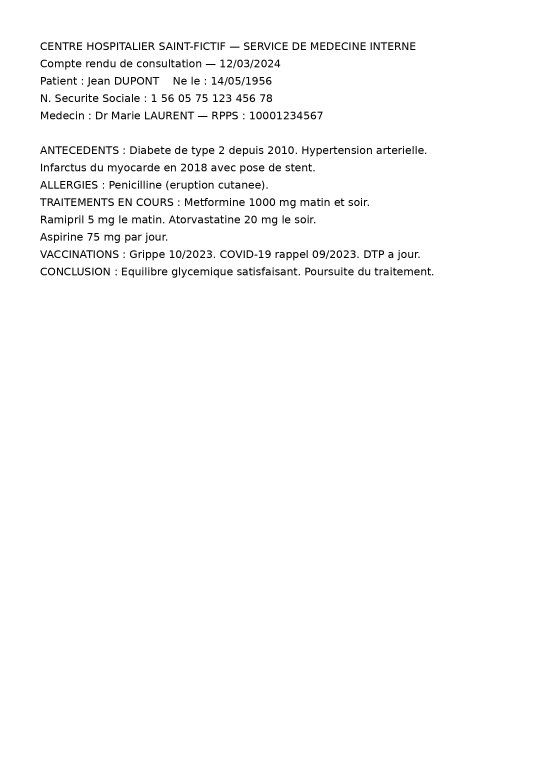
#> input picture data/synthetic/cas_001_clean.png, 1654 x 2338 px (shown at 1/3 size)
$ python -i preprocessing.py   (imports and definitions only)
#> lines starting #> are read from the running program, lines starting #| are printed output that depends on the picture; after the words box and inside, x2 and y2 are one past the last pixel; in counts of white or black regions, pixels touching at a corner belong together
"""Préprocessing d'images de documents médicaux scannés.

Implémentation auto-suffisante (PIL + numpy) : fonctionne sur un poste
praticien sans GPU ni OpenCV. Si OpenCV est présent, le deskew utilise la
transformée de Hough (plus robuste) ; sinon, repli sur la méthode des
profils de projection.

API : preprocess_image(img) -> {processed, steps_applied, angle_corrected,
processing_time_sec}"""

from __future__ import annotations

import time

import numpy as np
from PIL import Image, ImageFilter, ImageOps

try:  # OpenCV optionnel
    import cv2

    _HAS_CV2 = True
except ImportError:  # pragma: no cover
    _HAS_CV2 = False


# ---------------------------------------------------------------------------
def to_grayscale(img: Image.Image) -> Image.Image:
    return img.convert("L")


def _profile_score(pil_img, angle: float) -> float:
    """Variance du profil de projection horizontal après rotation d'essai."""
    rotated = np.asarray(
        pil_img.rotate(angle, expand=False, fillcolor=0), dtype=np.float32
    )
    return float(np.var(rotated.sum(axis=1)))


def _projection_skew_angle(
    arr: np.ndarray, max_angle: float = 5.0, step: float = 0.25
) -> float:
    """Angle maximisant la variance du profil de projection horizontal.
    Échantillonnage isotrope (thumbnail) pour ne pas déformer les angles."""
    from PIL import Image as _I

    binary = ((arr < 128) * 255).astype(np.uint8)
    pil = _I.fromarray(binary)
    pil.thumbnail((500, 500))  # conserve le ratio → angles non distordus
    best_angle, best_score = 0.0, _profile_score(pil, 0.0)
    for angle in np.arange(-max_angle, max_angle + step, step):
        score = _profile_score(pil, float(angle))
        if score > best_score:
            best_score, best_angle = score, float(angle)
    # Garde-fou : on ne retient l'angle que s'il améliore nettement le profil
    # par rapport à l'image non tournée (sinon risque d'aggraver un scan droit).
    if best_angle != 0.0 and best_score < 1.05 * _profile_score(pil, 0.0):
        return 0.0
    return best_angle


def deskew(img: Image.Image) -> tuple[Image.Image, float]:
    """Corrige l'inclinaison. Retourne (image, angle_corrigé en degrés)."""
    arr = np.asarray(img.convert("L"))
    if _HAS_CV2:
        edges = cv2.Canny(arr, 50, 150)
        lines = cv2.HoughLinesP(
            edges,
            1,
            np.pi / 180,
            threshold=100,
            minLineLength=arr.shape[1] // 4,
            maxLineGap=20,
        )
        if lines is not None and len(lines):
            angles = []
            for x1, y1, x2, y2 in lines[:, 0]:
                a = np.degrees(np.arctan2(y2 - y1, x2 - x1))
                if abs(a) < 15:
                    angles.append(a)
            angle = float(np.median(angles)) if angles else 0.0
        else:
            angle = 0.0
    else:
        angle = _projection_skew_angle(arr)
    if abs(angle) < 0.1:
        return img, 0.0
    # Vérification empirique du sens : on applique l'angle qui maximise
    # réellement le score de profil sur l'image complète (à échelle réduite),
    # ce qui neutralise toute ambiguïté de convention de signe.
    from PIL import Image as _I

    thumb = _I.fromarray(((arr < 128) * 255).astype(np.uint8))
    thumb.thumbnail((500, 500))
    candidates = {
        0.0: _profile_score(thumb, 0.0),
        angle: _profile_score(thumb, angle),
        -angle: _profile_score(thumb, -angle),
    }
    applied = max(candidates, key=candidates.get)  # type: ignore[arg-type]
    if applied == 0.0:
        return img, 0.0
    return img.rotate(applied, expand=True, fillcolor=255), applied


def denoise(img: Image.Image) -> Image.Image:
    if _HAS_CV2:
        arr = np.asarray(img.convert("L"))
        return Image.fromarray(cv2.fastNlMeansDenoising(arr, h=10))
    return img.filter(ImageFilter.MedianFilter(size=3))


def enhance_contrast(img: Image.Image) -> Image.Image:
    """CLAHE si OpenCV, sinon égalisation adaptative simple (autocontrast)."""
    if _HAS_CV2:
        arr = np.asarray(img.convert("L"))
        clahe = cv2.createCLAHE(clipLimit=2.0, tileGridSize=(8, 8))
        return Image.fromarray(clahe.apply(arr))
    return ImageOps.autocontrast(img.convert("L"), cutoff=1)


def binarize(img: Image.Image, window: int = 25, k: float = 0.2) -> Image.Image:
    """Binarisation locale de Sauvola via images intégrales (numpy pur)."""
    arr = np.asarray(img.convert("L"), dtype=np.float64)
    h, w = arr.shape
    pad = window // 2
    padded = np.pad(arr, pad, mode="reflect")
    integ = np.cumsum(np.cumsum(np.pad(padded, ((1, 0), (1, 0))), axis=0), axis=1)
    integ_sq = np.cumsum(np.cumsum(np.pad(padded**2, ((1, 0), (1, 0))), axis=0), axis=1)

    def window_sum(ii):
        return (
            ii[window : window + h, window : window + w]
            - ii[window : window + h, 0:w]
            - ii[0:h, window : window + w]
            + ii[0:h, 0:w]
        )

    n = window * window
    mean = window_sum(integ) / n
    var = window_sum(integ_sq) / n - mean**2
    std = np.sqrt(np.clip(var, 0, None))
    threshold = mean * (1 + k * (std / 128.0 - 1))
    return Image.fromarray(((arr > threshold) * 255).astype(np.uint8))


# ---------------------------------------------------------------------------
def preprocess_image(img: Image.Image, steps: list[str] | None = None) -> dict:
    """Orchestrateur. steps par défaut : grayscale → deskew → denoise →
    contrast → binarize."""
    t0 = time.perf_counter()
    steps = steps or ["grayscale", "deskew", "denoise", "contrast", "binarize"]
    applied, angle = [], 0.0
    out = img
    for step in steps:
        if step == "grayscale":
            out = to_grayscale(out)
        elif step == "deskew":
            out, angle = deskew(out)
        elif step == "denoise":
            out = denoise(out)
        elif step == "contrast":
            out = enhance_contrast(out)
        elif step == "binarize":
            out = binarize(out)
        else:
            continue
        applied.append(step)
    return {
        "processed": out,
        "steps_applied": applied,
        "angle_corrected": round(angle, 2),
        "processing_time_sec": round(time.perf_counter() - t0, 3),
    }

>>> from PIL import Image
>>> picture = Image.open('../../data/synthetic/cas_001_clean.png')
#> picture is the input picture: PIL image 1654x2338 L; min 0, max 255, mean 250.1
>>> result = preprocess_image(picture)
#> the loop in preprocess_image, `for step in steps:` made 5 passes
#> angle on pass 2: 0
#> pass 2, in deskew, `edges = cv2.Canny(arr, 50, 150)`:
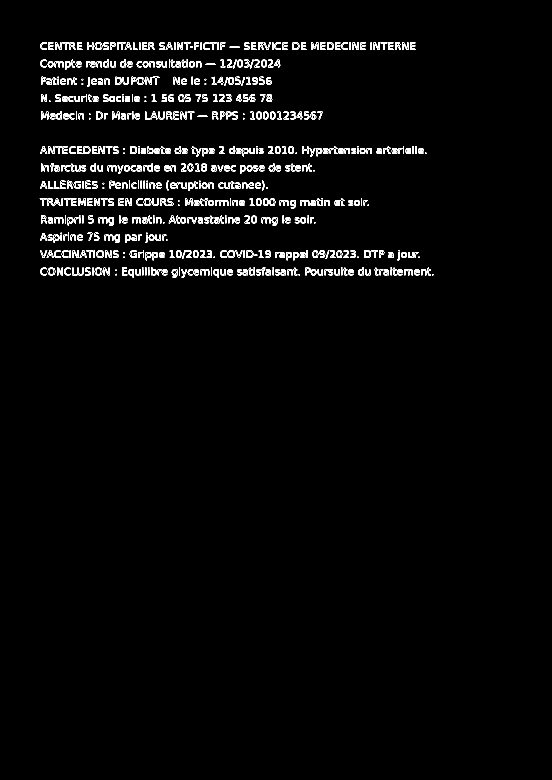
#> edges: shape (2338, 1654) (shown at 1/3 size); 1.4% white in thin lines or dots, all inside (x1, y1, x2, y2) = (119, 126, 1300, 833)
#> after the loop in preprocess_image, `for step in steps:`: out: PIL image 1654x2338 L; 97.8% white; 609 black regions (68 under 20 px), largest, box (x1, y1, x2, y2) and area: (143, 595, 182, 618) 386, (933, 127, 955, 150) 272, (123, 335, 145, 358) 272
#> after the loop in preprocess_image, `for step in steps:`: applied = ['grayscale', 'deskew', 'denoise', 'contrast', 'binarize']
#> result = 4 items
